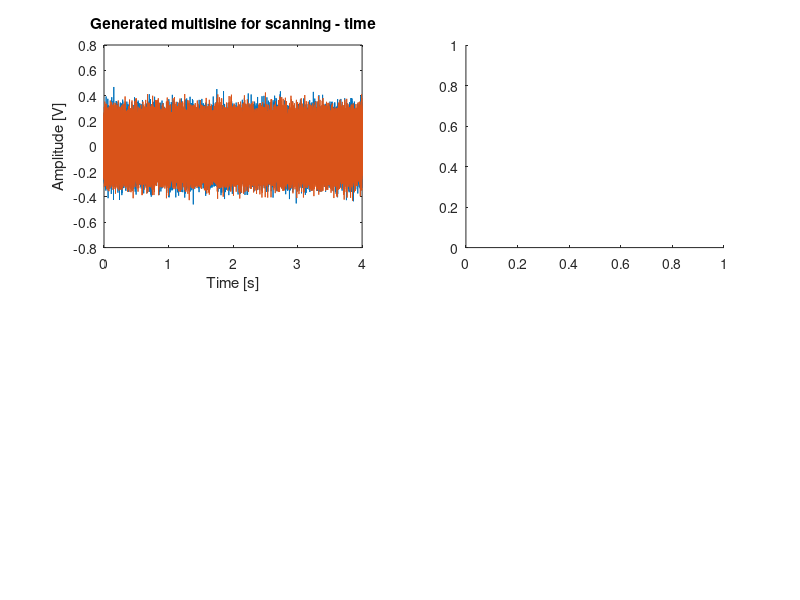

This chart was generated by the following MATLAB code: (Note: this script raises an error after producing the figure.)
function [fs, maxFreq, N1, N2] = frequencyScanGeneration()
% [fs, maxFreq, N1, N2] = frequencyScanGeneration()
% generates a full multisine with a high spectral resolution, to lower the
% SNR. It will be applied at a high sampling frequency to cover up to 40kHz
% and make sure to identify all the poles of the FRF (up to this frequency)
%
% It contains 2 realizations because of how the PXI device works and it
% should have 2 periods to remove the first one (transient removal)
%
% The PXI measurement device seems to have issues with values larger than 1
    desiredRMS = 0.1;
    
    fs = 100e3; % -> nyquist at 50kHz
    maxFreq = 40e3;
    spectralRes1 = 0.25;
    spectralRes2 = 0.1;
    
    % res = fs/N
    N1 = fs/spectralRes1;
    N2 = fs/spectralRes2;
    
        % signal 1
    maxExcBin1 = maxFreq / spectralRes1; % maximum excited frequency bin
    SigFFT = zeros(N1, 1);
    Sig1 = zeros(N1, 2);
    Sel1 = zeros(maxExcBin1, 2);
    
    for rep = 1:2
        SigFFT(2:maxExcBin1+1) = exp(1j * unifrnd(-pi, pi, maxExcBin1, 1));
        Sel1(:, rep) = (1:maxExcBin1)';
    
        Sig1(:, rep) = real(ifft(SigFFT));
    
        % impose the max value
        Sig1(:, rep) = Sig1(:, rep) / rms(Sig1(:, rep)) * desiredRMS;
    end
    
        % signal 2
    maxExcBin2 = maxFreq / spectralRes2; % maximum excited frequency bin
    SigFFT = zeros(N2, 1);
    Sig2 = zeros(N2, 2);
    Sel2 = zeros(maxExcBin2, 2);
    
    for rep = 1:2
        SigFFT(2:maxExcBin2+1) = exp(1j * unifrnd(-pi, pi, maxExcBin2, 1));
        Sel2(:, rep) = (1:maxExcBin2)';
    
        Sig2(:, rep) = real(ifft(SigFFT));
    
        % impose the max value
        Sig2(:, rep) = Sig2(:, rep) / rms(Sig2(:, rep)) * desiredRMS;
    end
    
    
    %% ------- Plot of excitation signal ----------
        figure;
        subplot(2,2,1);
        plot((0:N1-1)/fs, Sig1);
        title('Generated multisine for scanning - time');
        xlabel('Time [s]');
        ylabel('Amplitude [V]');
        subplot(2,2,2);
        plot((0:N1-1)*fs/N1, db(fft(Sig1)), 'o');
        title('Generated multisine for scanning - frequency');
        xlabel('Frequency [Hz]');
        ylabel('Amplitude [dBV]');
        subplot(2,2,3);
        plot((0:N2-1)/fs, Sig2);
        title('Generated multisine for scanning - time');
        xlabel('Time [s]');
        ylabel('Amplitude [V]');
        subplot(2,2,4);
        plot((0:N2-1)*fs/N2, db(fft(Sig2)), 'o');
        title('Generated multisine for scanning - frequency');
        xlabel('Frequency [Hz]');
        ylabel('Amplitude [dBV]');
    
    folderPath = '../excitations/';
    signalName = 'frequencyScan';
    save(strcat(folderPath, signalName, '_Sig_E0_S0.mat'), "Sig2");
    save(strcat(folderPath, signalName, '_Sel_E0_S0.mat'), "Sel2");

end
